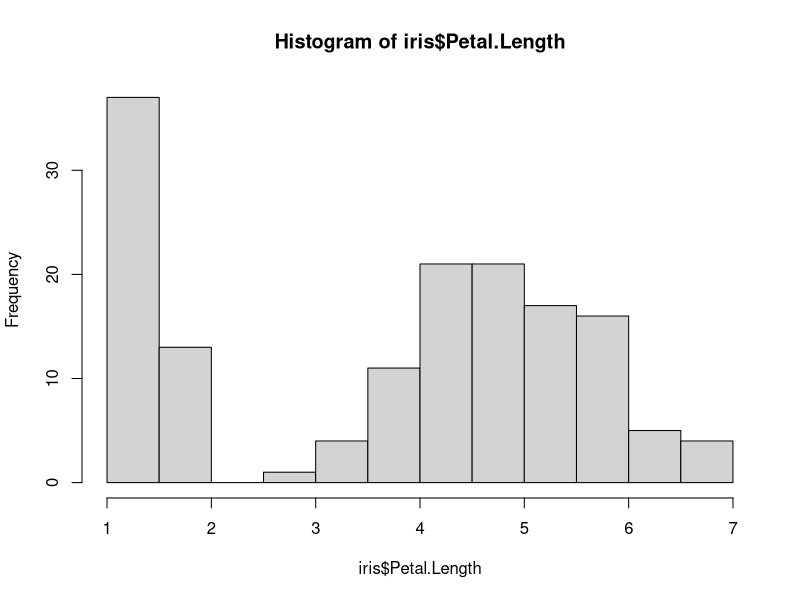
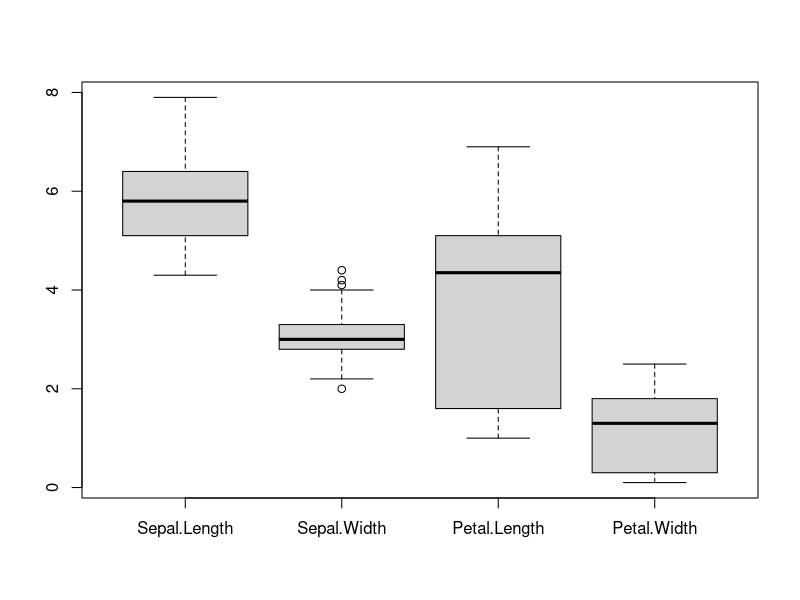
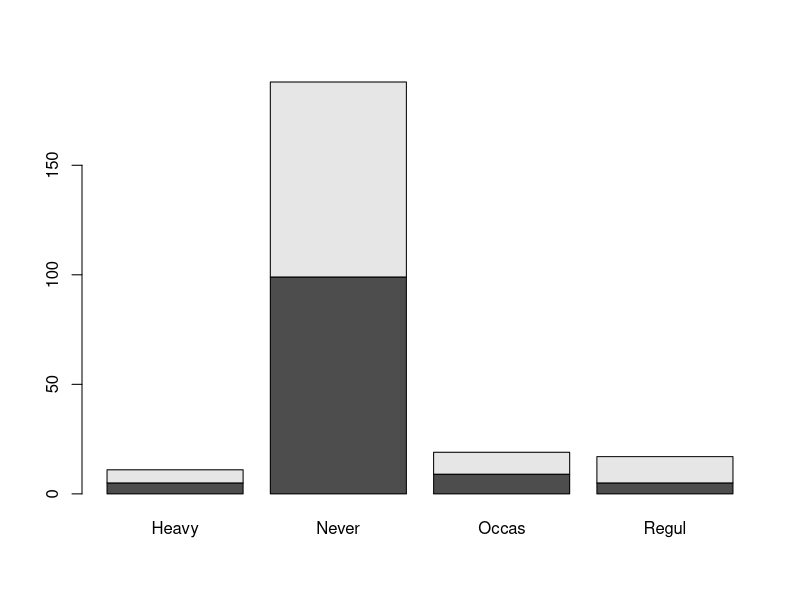
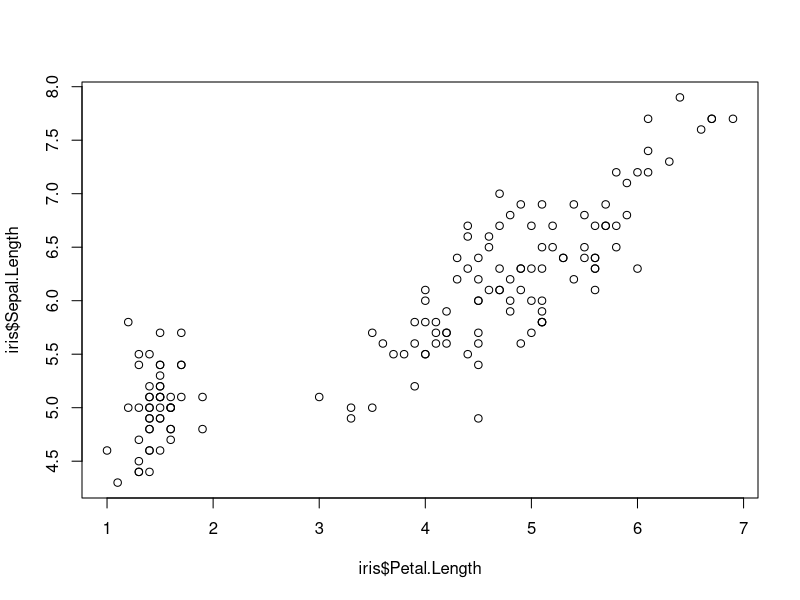
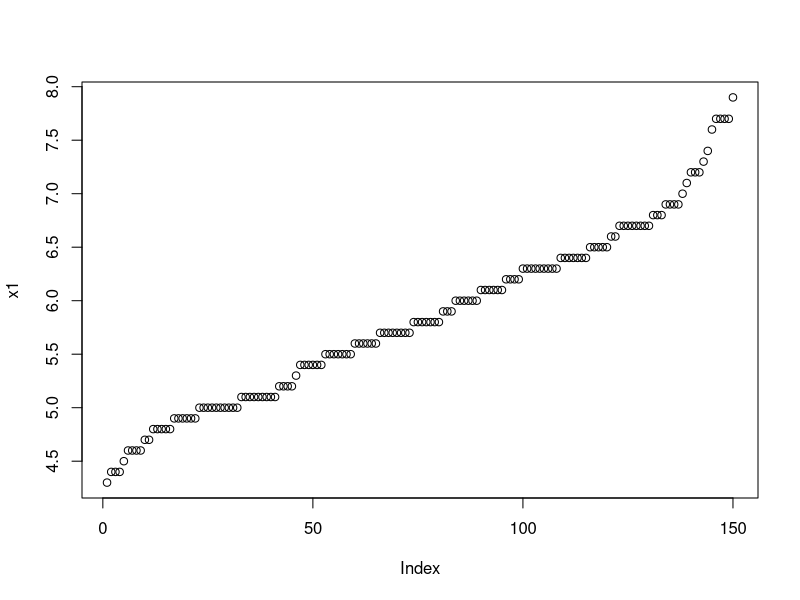
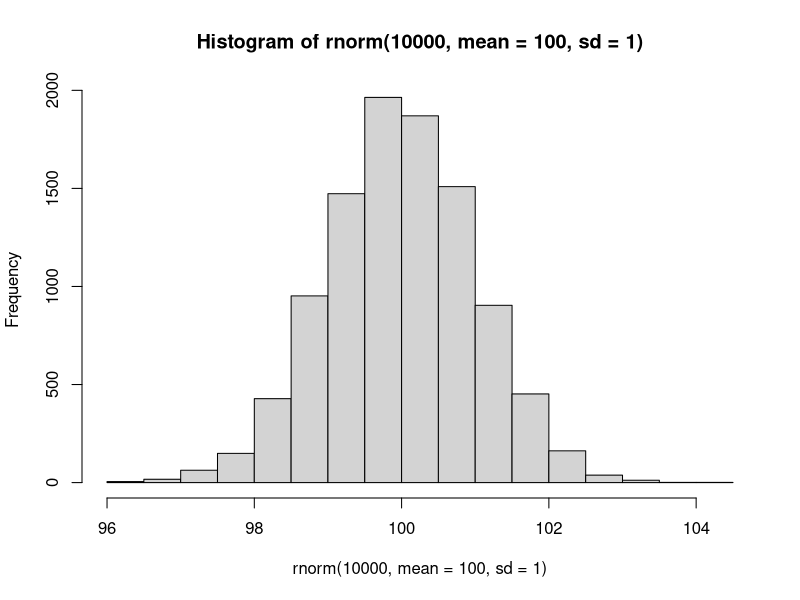
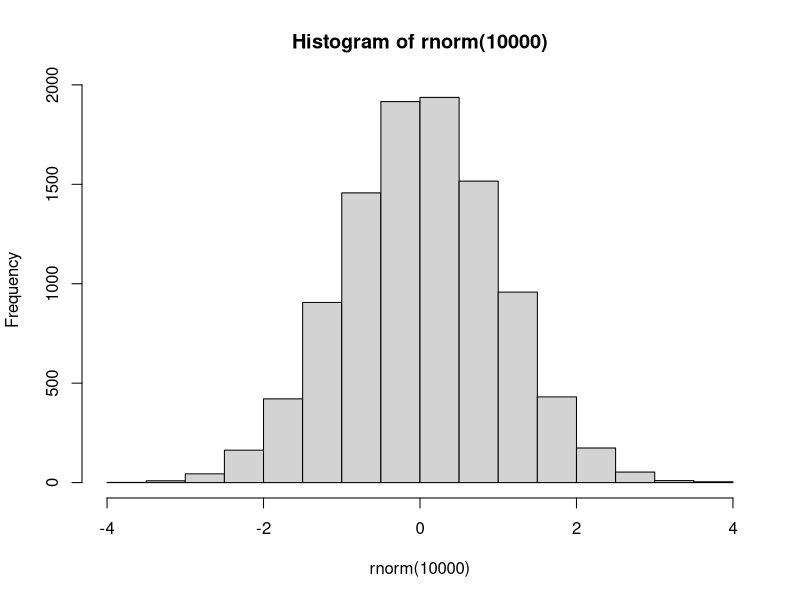

Recreate these plots in R, in order.
# iris만 하면 그것에 대한 데이터만 실행
summary(iris)
# $ 표시는 하위 개념
# species는 몇 번이 있는 지 파악
x=table(iris$Species)
#계속 이용하고 싶다면 변수로 처리할 것, 우측에 변수 처리 되고 결과 값이 변수로 넘어감
#중간 처리를 위해 변수가 엄청 많이 처리 '<-' '->' '<<-' : 전역변수로 설정

x1<-1
2->x2

# 스칼라 구조(값이 1개)/ 벡터(값이 복수개)로
# 마치 array처럼 이지만 연속적으로
x3 = 1:10
# 내가 원하는 값으로 행렬 설정 'c'
x4=c(1,5,3,9)
(y4=c(1,4,5,2)) #값과 변수가 같이 보이는 방법

x4[2]

#앞에는 값, 뒤에는 행 or 열 개수
matrix(1:15,nrow=3) #3행 생성(data는 열방향 먼저 채워짐)

matrix(1:15,ncol=3) #3열 생성

#행과 열이 있는 matrix는 data로 처리 됨
x5=matrix(1:15,ncol=3,byrow=T)#data를 행방향으로 바꾸는 것 (T:true-행, F:false-열)

#tensorflow도 matirx구조로 자동적으로 생성되고 처리됨
#matirx[행,렬,면]
x5[3,2]

x5[2:4,3]

x5[c(2,4),3]
#max row max col 가능
#'-'는 지정한 것의 반대 값들
x5[-c(2,4),3]

#matrix는 안의 데이타 구조가 똑같아야 하ㅓㅁ
#그러나 'dataframe'구조는 열마다 다를 수 있음

#str : 안에 있는 내용 서술
str(iris)
#object구조는 $표시(matrix는 안되나 dataframe구조는 가능)

#통계는 전부 dataframe구조임 --data handling 기법 모두 구조가 중요함

#iris data 파악//
#'data frame' 구조/ 객체 : 데이터 개수 /변수 :행의 개수
#factor 범주에서 3개의 단계로 이루어져 있음

#-----------------------------------------통계 적용---------------------------------------------
#이용하기 위해 정보를 취득하는 것
#집계를 통해 대표 수치를 통해 많은 데이터를 다루기에 용이

#숫자 데이터도 있는데 통계는 어떤 집단이 좋고 나쁜 지 비교가 가능하고 파악을 해야 하는 잣대가 필요
#숫자와 문자의 대표인 '대표치'로 비교(중심-평균(산술평균만이 중요한 것이 아니다), 분산 등에 대한 대표치가 다르다)
#중심 구할 시 평균(산술평균만이 중요한 것이 아니다, ex.학점은 산술평균으로만 구하는 것이 아니다, 가중평균을 적용!!!)
#cf. data 이상치가 존재 시 
x1=c(1,2,3,4,5,4,3,6,7,1000)
sum(x1)/length(x1)
mean(x1)

#빅데이터는 이상치 존재 여부를 항상 따져야 한다 --그렇기 때문에 중앙값을 찾는 경우 존재
sort(x1)
median(x1) #중앙값

#대부분 데이터들이 정규분포의 형태를 따르지 않는다.. 한쪽으로 치우친 경우가 다반사
#그렇기 때문에 대표수치를 통해 정규분포가 아닌 경우에 좋고 나쁨 판단 기준이 필요
#

#자료, 통계학, 모집단
#유한모집단, 무한모집단

sample(1:45,6,replace=F) #T:복원추출, F:비복원추출

ind=sample(1:nrow(iris),150,replace=F) #섞은 대로 가져오는 것

A1=iris[ind,] #뽑힌 순서대로 데이터가 섞임

View(iris)# data set 미리보
View(A1)


#sample2
ind1=sample(1:nrow(iris),nrow(iris)*0.7, replace=F)#70% data만 생성 
#(test로 7:3이나 6:4를 많이 사용) 골고루 들어가서 서로 비교가 가능
train=iris[ind1,] # 행으로 나타내려고 뒤에를 비어둠
test=iris[-ind1,]

#-------------------------sampling기법이 엄청 많음(층하추출 등)--------------------------------------------
#(package가 필요한 경우가 많음)


#기술통계학 : 정리 요약해서 수치적인 특성 분석 ex. summary()
#추측통계학 : 표본으로 통계 -> 의사결정(확률의 개념 사용) 모집단으로부터 역으로 추측

summary(iris)
#동일한 성향이 아닐 수록 흩어짐이 퍼져있고, 1분위수와 3분위수가 중앙값 근처에 없는 경우!
#탐색전 상황에서 기술통계학으로 시각적으로 분석이 필요)

#구간별 히스토그램 가능
hist(iris$Petal.Length) #data가 2개의 group으로 설정 가능

#box-plot
boxplot(iris[,1:4]) #cf)행을 생략하면 모든 행에 대해서 나타난다는 것!!!!!
#median이 검은 선, 1사분위~3사분위를 상자로 표현
#분위수 범위(3사-1사)의 간격 1.5배까지는 범위 안으로 인정하고 그 이상을 벗어나면 이상치로 판단!

#대부분 데이터는 기울기와 단위가 중요,, 가중치가 다르기 때문에 
#두가지의 단위가 동일한 지 중요!!(정규화(표준화)가 꼭 필요~~, 가중치의 영향이 아닌 단위의 영향으로 바뀌는 경우가 생기지 않도록)
#R에서는 "scale"을 통해 정규화가 자동적으로 가능해짐

View(iris)
A2=iris
A2[,1:4] = scale(iris[,1:4])#5열은 종을 나타낸 것이므로
View(A2)
#기술통계학이 분석 전에 꼭 필요


#범주형 자료(질적 자료)
str(iris)

nlevels(iris$Species) #level 확인 가능
levels(iris$Species) #어떤 level들이 있는 지 확인


#도수분포표
library(MASS) #package사용하기 위해 필요할 때마다 library or require 사용해서 memory에 올려야 사용 가능
data("survey")#memory loading// mass안에 'survey' data를 가져오는 방
View(survey)
t1=table(survey$Sex, survey$Smoke)#table을 통해 원하는 정보만 볼 수 있음 //
prop.table(t1) #각각의 전체 숫자를 기준으로 total에 대한 확률을 구해줌!!!! (factor가 table로 들어가야 함)//상대도수
prop.table(t1,1) #행의 합이 1이 되도록
prop.table(t1,2) #열의 합이 1이 되도록


#막대그래프
barplot(t1)






#-------------------------------------기술통계학----------------------------------------------

 plot(iris$Petal.Length, iris$Sepal.Length)

(length(iris$Sepal.Length)*0.1/2)
#절사식 함수,, 절사 평
#150개의 데이터
n=round((length(iris$Sepal.Length)*0.1/2),0) #정수형으로 하려면 마지막에 0 추가

#상위 하위를 자른 나머지 데이터 (각각 8개)
x1=sort(iris$Sepal.Length)
x1[(n+1):length(iris$Sepal.Length)-n] # 범위를 제한!!! length를 col로 한 것//data frame구조
str(x1) #전체 데이터

plot(x1)

#종 모양
hist(rnorm(10000, mean=100,sd=1)) #sd : 표준편차

hist(rnorm(10000)) #평균 0(default)


#상관관계
cor(iris[,1:4])
cor.test(iris$Sepal.Length,iris$Petal.Length) #상관관계 판단 (꽃받침의 길이와 꽃잎의 길)




